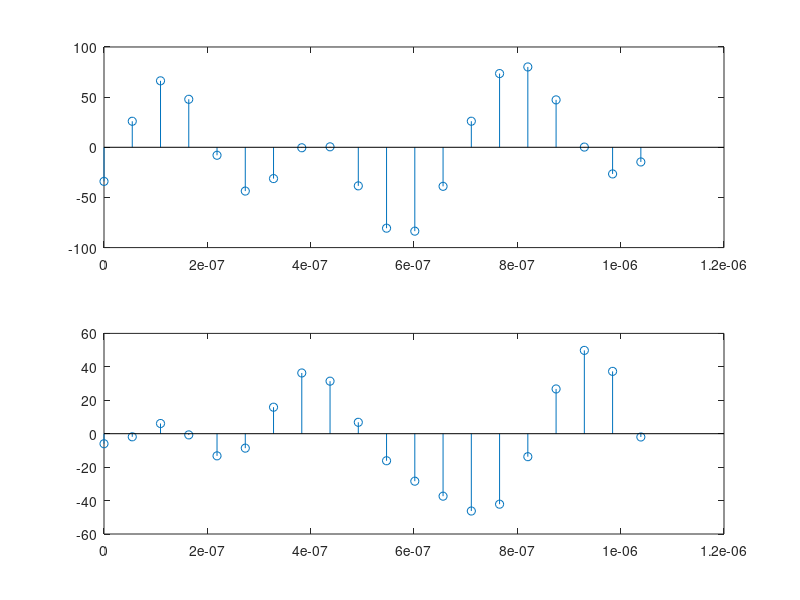
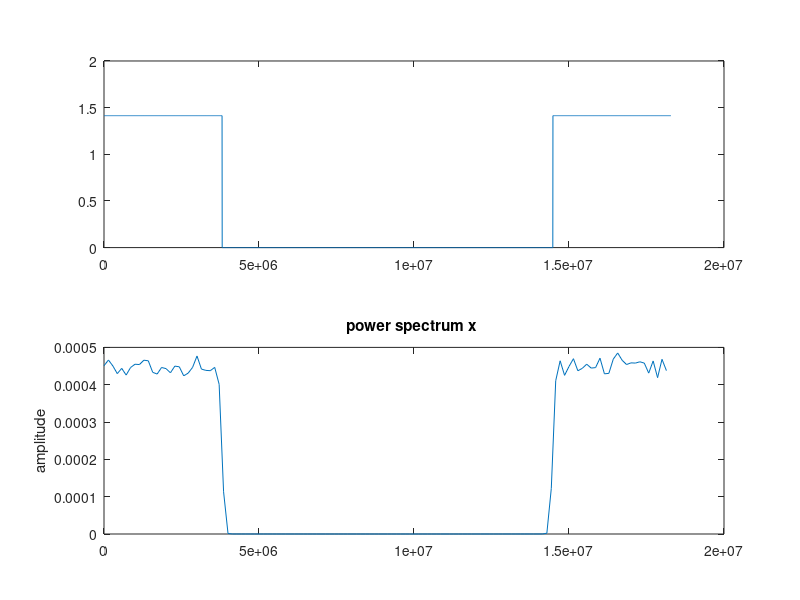
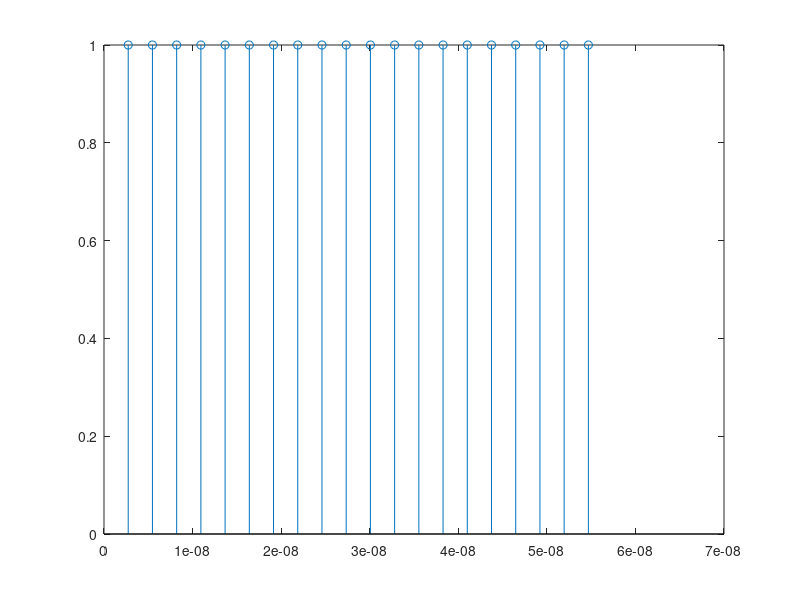
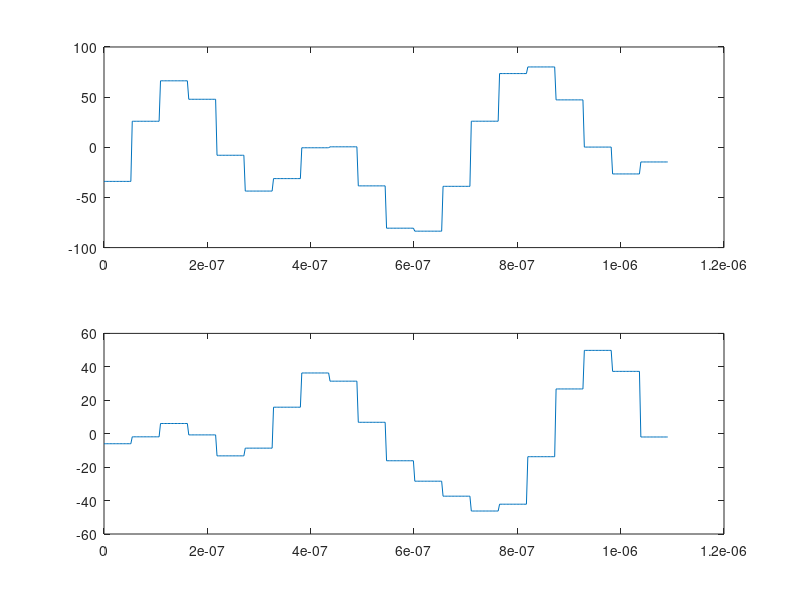

MATLAB code to generate these figures, in order: (Note: this script raises an error after producing the figures.)
%DVB-T 2K Transmission 
%The available bandwidth is 8 MHz 
%2K is intended for mobile services 
clear all; close all;
format shortG;
%DVB-T Parameters
Tu=224e-6; %useful OFDM symbol period 
T=Tu/2048; %baseband elementary period 
G=1/16; %choice of 1/4, 1/8, 1/16, and 1/32
delta=G*Tu; %guard band duration 
Ts=delta+Tu; %total OFDM symbol period 
Kmax=1705; %number of subcarriers 
Kmin=0; FS=4096; %IFFT/FFT length 
q=10; %carrier period to elementary period ratio
fc=q*1/T; %carrier frequency 
Rs=4*fc; %simulation period 
t=0:1/Rs:Tu;
%Data generator (A)
M=Kmax+1; 
%rand('state',0); 
a=-1+2*round(rand(M,1)).'+i*(-1+2*round(rand(M,1))).'; 
A=length(a);
info=zeros(FS,1); 
info(1:(A/2)) = [ a(1:(A/2)).']; %Zero padding 
info((FS-((A/2)-1)):FS) =[ a(((A/2)+1):A).'];
%Subcarriers generation (B)
carriers=FS.*ifft(info,FS); 
tt=0:T/2:Tu; figure(1); 
subplot(211); stem(tt(1:20),real(carriers(1:20)));

subplot(212); 
stem(tt(1:20),imag(carriers(1:20))); 
figure(2); 
f=(2/T)*(1:(FS))/(FS); 
subplot(211); 
plot(f,abs(fft(carriers,FS))/FS); 
subplot(212); 
pwelch(carriers,[],[],[],2/T);

% D/A simulation
L = length(carriers); 
chips = [ carriers.';zeros((2*q)-1,L)]; 
p=1/Rs:1/Rs:T/2; 
g=ones(length(p),1); 

%pulse shape 
figure(3); 
stem(p,g); 
dummy=conv(g,chips(:)); 
u=[dummy(1:length(t))]; % (C) 

figure(4); 
subplot(211); 
plot(t(1:400),real(u(1:400))); 
subplot(212); 
plot(t(1:400),imag(u(1:400))); 
figure(5); ff=(Rs)*(1:(q*FS))/(q*FS); 
subplot(211); 
plot(ff,abs(fft(u,q*FS))/FS); 
subplot(212); 
pwelch(u,[],[],[],Rs); 
[b,a] = butter(13,1/20); 
%reconstruction filter 
[H,F] = FREQZ(b,a,FS,Rs); 
figure(6); 
plot(F,20*log10(abs(H))); 
uoft = filter(b,a,u); %baseband signal (D) 
figure(7); 
subplot(211); 
plot(t(80:480),real(uoft(80:480))); 
subplot(212); 
plot(t(80:480),imag(uoft(80:480))); 
figure(8); 
subplot(211); 
plot(ff,abs(fft(uoft,q*FS))/FS); 
subplot(212); 
pwelch(uoft,[],[],[],Rs);
%Upconverter
s_tilde=(uoft.').*exp(1i*2*pi*fc*t); 
s=real(s_tilde); %passband signal (E)
figure(9); 
plot(t(80:480),s(80:480)); 
figure(10); 
subplot(211);
%plot(ff,abs(fft(((real(uoft).').*cos(2*pi*fc*t)),q*FS))/FS); 
%plot(ff,abs(fft(((imag(uoft).').*sin(2*pi*fc*t)),q*FS))/FS); 
plot(ff,abs(fft(s,q*FS))/FS); subplot(212); 
%pwelch(((real(uoft).').*cos(2*pi*fc*t)),[],[],[],Rs); 
%pwelch(((imag(uoft).').*sin(2*pi*fc*t)),[],[],[],Rs); 
pwelch(s,[],[],[],Rs);
 
